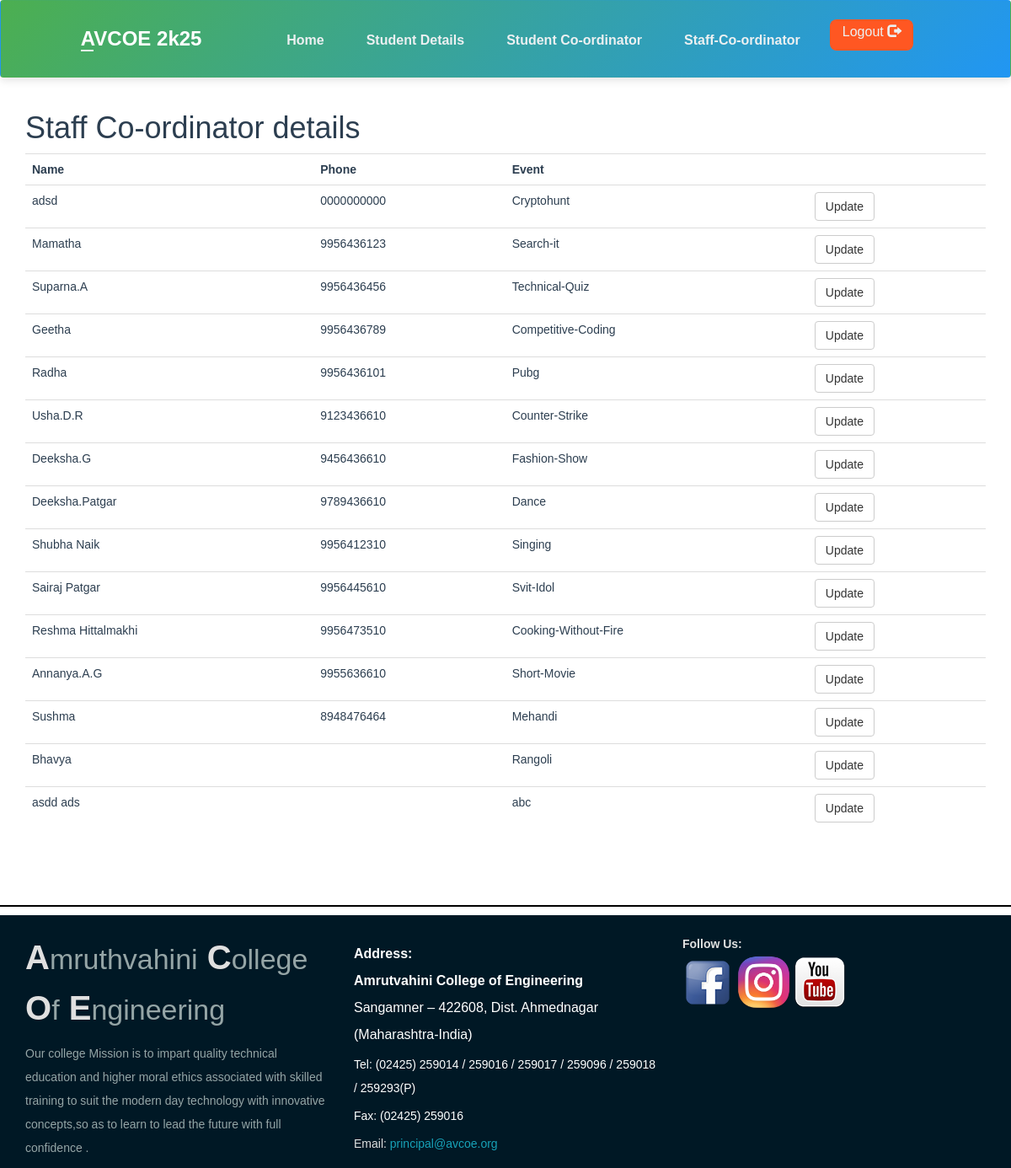
The page /Staff_cordinator.php on the database its author committed.
### tables this page shows
CREATE TABLE `staff_coordinator` (
  `stid` int(11) NOT NULL,
  `name` varchar(100) NOT NULL,
  `phone` varchar(10) DEFAULT NULL,
  `event_id` int(11) DEFAULT NULL
);

CREATE TABLE `events` (
  `event_id` int(11) NOT NULL,
  `event_title` varchar(50) NOT NULL,
  `event_price` int(11) DEFAULT NULL,
  `participents` int(100) DEFAULT 0,
  `img_link` text DEFAULT NULL,
  `type_id` int(11) DEFAULT NULL
);

### Staff_cordinator.php (the view, shortened to what this page needs)
<?php
include_once 'classes/db1.php';
$result = mysqli_query($conn,"SELECT * FROM staff_coordinator s ,events e where e.event_id= s.event_id");
?>
<!DOCTYPE html>
<html>
<head>
        <?php require 'utils/styles.php'; ?>
    </head>
<body><?php include 'utils/adminHeader.php'?>
<div class = "content">
<div class = "container">
<h1>Staff Co-ordinator details</h1>
<?php
if (mysqli_num_rows($result) > 0) {
?>
 <table class="table table-hover" >
  <tr>
    <th>Name</th>
    <th>Phone</th>
    <th>Event</th>
    <th></th>
  </tr>
<?php
while($row = mysqli_fetch_array($result)) {
?>
<tr>
    <td><?php echo $row["name"]; ?></td>
    <td><?php echo $row["phone"]; ?></td>
    <td><?php echo $row["event_title"]; ?></td>
    <td> <?php echo '<a  href="updateStaff.php?id='.$row['event_id'].'" class = "btn btn-default"> Update</a>'?></td>
</tr>
<?php
}
?>
</table>
 <?php
}
else{
    echo "No result found";
}
?>
</div>
</div>
 </body>
 <?php include 'utils/footer.php';?>
</html>

### utils/styles.php
<link rel = "stylesheet" type = "text/css" href = "css/bootstrap.css">
<link rel = "stylesheet" type = "text/css" href = "css/style.css">

### utils/adminHeader.php (shortened to what this page needs)
<head>
</head>
<body>
<header>
    <nav class="navbar">
        <div class="container">
            <div class="navbar-header">
                <a href="adminPage.php" class="navbar-brand">AVCOE 2k25</a>
            </div>
            <ul class="nav navbar-nav navbar-right">
                <li><a href="adminPage.php"><strong>Home</strong></a></li>
                <li><a href="Stu_details.php"><strong>Student Details</strong></a></li>
                <li><a href="Stu_cordinator.php"><strong>Student Co-ordinator</strong></a></li>
                <li><a href="Staff_cordinator.php"><strong>Staff-Co-ordinator</strong></a></li>
                <li class="btnlogout">
                    <a href="./admin_login.php">Logout <span class="glyphicon glyphicon-log-out"></span></a>
                </li>
            </ul>
        </div>
    </nav>
</header>
</body>
</html>

### utils/footer.php
<hr class = "footerline">
<footer>
    <div class = "container">
        <div class = "row">
            <section>
                <div class = "footerContent col-md-4">
                    <p class = "footerContent1">
                        <strong>A</strong><span class = "small footerSubtext">mruthvahini</span>
                        <strong>C</strong><span class = "small footerSubtext">ollege</span>
                        <strong>O</strong><span class = "small footerSubtext">f</span>
                        <strong>E</strong><span class = "small footerSubtext">ngineering</span>
                    </p>
                    <p class = "footerSubtext2">
                    Our college Mission is to impart quality technical education and higher moral ethics associated with skilled training to suit the modern day technology with innovative concepts,so as to learn to lead the future with full confidence
                  .
                    </p>
                </div>
            </section>
            <section>
                <div class = "footcontent col-md-4">
                <p> <p style="margin: 5px 0; font-size: 16px; color: #ffffff;">
        <strong>Address: <br> Amrutvahini College of Engineering</strong><br>
        Sangamner – 422608, Dist. Ahmednagar (Maharashtra-India)
    </p>
    <p style="margin: 5px 0; font-size: 14px; color: #ffffff;">
        Tel: (02425) 259014 / 259016 / 259017 / 259096 / 259018 / 259293(P)
    </p>
    <p style="margin: 5px 0; font-size: 14px; color: #ffffff;">
        Fax: (02425) 259016
    </p>
    <p style="margin: 5px 0; font-size: 14px;">
        Email:
        <a href="mailto:principal@avcoe.org" style="color: #17a2b8; text-decoration: none;">principal@avcoe.org</a>
    </p>
                </div>
            </section>
            <section>
                <div class = "footcontent col-md-4">
                    <b>Follow Us:</b><br>
                    <a href="https://www.facebook.com/AVCOE.College/"><img src = "images/facebook.png"></a>
                    <a href="https://www.instagram.com/avcoeofficial/?hl=en"><img src = "images/instagram.png" width="65px"></a>
                        <a href="https://www.youtube.com/channel/UC6q-pnqVXMBI6gTevAKL0Gg"><img src = "images/youtube.png"></a>
                </div>
            </section>
        </div>
    </div>
</footer>

### css/style.css (style rules this page uses)
body { overflow-x: hidden; }
hr { border-top: 2px solid black; margin-top: 40px; margin-bottom: 40px; }
header .navbar { padding: 20px 0; font-family: Arial, Helvetica, sans-serif; }
header .navbar-header a::first-letter { border-bottom: 2px solid #ecf0f1; }
header .navbar-nav a { color: #ecf0f1; padding-bottom: 12px; }
header .navbar-nav a:link { position: relative; }
header .btnlogout a { padding-top: 5px; }
header .navbar-nav a:before { content: ""; position: absolute; width: 100%; height: 3px; left: 0; background-color: #ecf0f1; visibility: hidden; -webkit-transform: scaleX(0); transform: scaleX(0); -webkit-transition: all 0.3s ease-in-out 0s; transition: all 0.3s ease-in-out 0s; margin-top: 25px; }
header .navbar-header a { color: #ecf0f1; }
.footerline { margin-top: 70px; margin-bottom: 10px; }
.content { font-family: Arial, Helvetica, sans-serif; color: #2C3E50; }
footer { font-family: Arial, Helvetica, sans-serif; color: #E0E0E0; line-height: 2; background-color: #001825; padding-top: 20px; }
.footerContent > .footerContent1 { font-size: 40px; line-height: 1.5; }
.footerSubtext { color: #95a5a6; }
.footerContent > .footerSubtext2 { color: #95a5a6; font-size: 14px; }
.footcontent { color: #E0E0E0; }

### utils/adminHeader.php (style rules this page uses)
.navbar { background: linear-gradient(135deg, #4CAF50, #2196F3); box-shadow: 0 4px 10px rgba(0, 0, 0, 0.1); z-index: 999; position: sticky; top: 0; width: 100%; transition: all 0.3s ease-in-out; padding: 15px 0; }
.navbar .container { display: flex; justify-content: space-between; align-items: center; max-width: 1200px; margin: 0 auto; padding: 0 30px; }
.navbar-header .navbar-brand { font-size: 24px; font-weight: bold; color: #fff; text-decoration: none; transition: 0.3s; }
.nav { list-style: none; display: flex; gap: 20px; margin: 0; padding: 0; }
.nav li { position: relative; }
.nav a { text-decoration: none; color: #fff; font-size: 16px; font-weight: 500; transition: color 0.3s, background 0.3s; padding: 8px 14px; border-radius: 5px; white-space: nowrap; }
.btnlogout a { background: #ff5722; color: #fff; padding: 10px 20px; border-radius: 8px; transition: 0.3s; text-decoration: none; font-weight: 500; font-size: 16px; }

### rows shown on the page
staff_coordinator: name "adsd", phone "0000000000", event.event_title "Cryptohunt"
staff_coordinator: name "Mamatha", phone "9956436123", event.event_title "Search-it"
staff_coordinator: name "Suparna.A", phone "9956436456", event.event_title "Technical-Quiz"
staff_coordinator: name "Geetha", phone "9956436789", event.event_title "Competitive-Coding"
staff_coordinator: name "Radha", phone "9956436101", event.event_title "Pubg"
staff_coordinator: name "Usha.D.R", phone "9123436610", event.event_title "Counter-Strike"
staff_coordinator: name "Deeksha.G", phone "9456436610", event.event_title "Fashion-Show"
staff_coordinator: name "Deeksha.Patgar", phone "9789436610", event.event_title "Dance"
staff_coordinator: name "Shubha Naik", phone "9956412310", event.event_title "Singing"
staff_coordinator: name "Sairaj Patgar", phone "9956445610", event.event_title "Svit-Idol"
staff_coordinator: name "Reshma Hittalmakhi", phone "9956473510", event.event_title "Cooking-Without-Fire"
staff_coordinator: name "Annanya.A.G", phone "9955636610", event.event_title "Short-Movie"
staff_coordinator: name "Sushma", phone "8948476464", event.event_title "Mehandi"
staff_coordinator: name "Bhavya", event.event_title "Rangoli"
staff_coordinator: name "asdd ads", event.event_title "abc"
